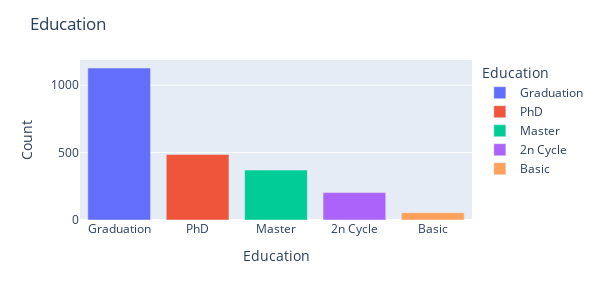

The code cell stored with this chart in its notebook:
### Code cell
fig = px.bar(df_Edu, x='Education', y='Count', color='Education')
fig.update_layout(width=600, height=300, title='Education ')
fig.show()

### Figure 1 — Plotly figure (JSON) as saved in the notebook; plotly's stock layout.template omitted (floating-point values rounded to 4 significant figures)
{"data": [{"alignmentgroup": "True", "hovertemplate": "Education=%{x}<br>Count=%{y}<extra></extra>", "legendgroup": "Graduation", "marker": {"color": "#636efa"}, "name": "Graduation", "offsetgroup": "Graduation", "orientation": "v", "showlegend": true, "textposition": "auto", "type": "bar", "x": ["Graduation"], "xaxis": "x", "y": [1127], "yaxis": "y"}, {"alignmentgroup": "True", "hovertemplate": "Education=%{x}<br>Count=%{y}<extra></extra>", "legendgroup": "PhD", "marker": {"color": "#EF553B"}, "name": "PhD", "offsetgroup": "PhD", "orientation": "v", "showlegend": true, "textposition": "auto", "type": "bar", "x": ["PhD"], "xaxis": "x", "y": [486], "yaxis": "y"}, {"alignmentgroup": "True", "hovertemplate": "Education=%{x}<br>Count=%{y}<extra></extra>", "legendgroup": "Master", "marker": {"color": "#00cc96"}, "name": "Master", "offsetgroup": "Master", "orientation": "v", "showlegend": true, "textposition": "auto", "type": "bar", "x": ["Master"], "xaxis": "x", "y": [370], "yaxis": "y"}, {"alignmentgroup": "True", "hovertemplate": "Education=%{x}<br>Count=%{y}<extra></extra>", "legendgroup": "2n Cycle", "marker": {"color": "#ab63fa"}, "name": "2n Cycle", "offsetgroup": "2n Cycle", "orientation": "v", "showlegend": true, "textposition": "auto", "type": "bar", "x": ["2n Cycle"], "xaxis": "x", "y": [203], "yaxis": "y"}, {"alignmentgroup": "True", "hovertemplate": "Education=%{x}<br>Count=%{y}<extra></extra>", "legendgroup": "Basic", "marker": {"color": "#FFA15A"}, "name": "Basic", "offsetgroup": "Basic", "orientation": "v", "showlegend": true, "textposition": "auto", "type": "bar", "x": ["Basic"], "xaxis": "x", "y": [54], "yaxis": "y"}], "layout": {"barmode": "relative", "height": 300, "legend": {"title": {"text": "Education"}, "tracegroupgap": 0}, "margin": {"t": 60}, "title": {"text": "Education "}, "width": 600, "xaxis": {"anchor": "y", "categoryarray": ["Graduation", "PhD", "Master", "2n Cycle", "Basic"], "categoryorder": "array", "domain": [0, 1], "title": {"text": "Education"}}, "yaxis": {"anchor": "x", "domain": [0, 1], "title": {"text": "Count"}}}}
